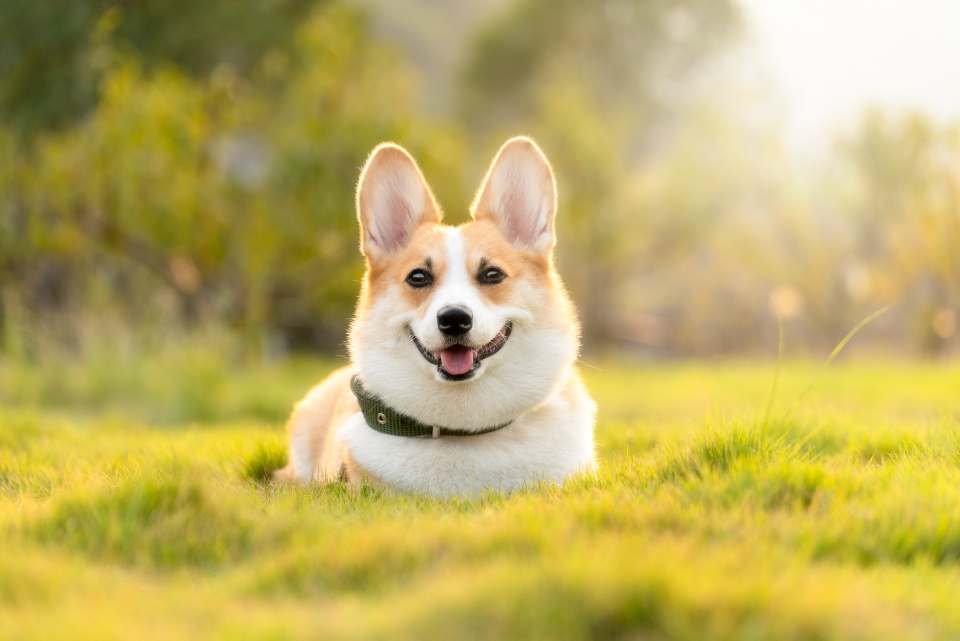
#> input picture docs/regulations/aiverify-main/stock-plugins/user_defined_files/data/dog.jpg, 1920 x 1281 px (shown at 1/2 size)
$ jupyter execute tuning-workbook.ipynb
#> lines starting #> are read from the running program, lines starting #| are printed output that depends on the picture
# Blur Corruption Tuning Workbook

This notebook provides a visual preview of various **Blur Corruption** functions. You can use it to explore the effects of different blur corruption algorithms and customize their parameters before applying them in the command-line interface (CLI).

### Available Blur Corruptions

- Gaussian Blur
- Glass Blur
- Defocus Blur
- Horizontal Motion Blur
- Vertical Motion Blur
- Zoom Blur

### How to Use This Notebook

- The default parameter values for each blur corruption function are stored in `DEFAULT_PARAMS`.
- You can modify these parameters within this notebook to see their effects in real-time, e.g.

  ```python
  # for gaussian_blur_sigma in DEFAULT_PARAMS["gaussian_blur_sigma"]:
  for gaussian_blur_sigma in [1.0, 2.0, 3.0]:
      out = gaussian_blur(image, sigma=gaussian_blur_sigma)
      ...
  ```

- Once satisfied with your custom values, you can apply them in the CLI using flags like
  `--gaussian_blur_sigma 1.0 2.0 3.0`. For more information, please refer to [README.md](README.md).

## Load Demo Image

The following code loads a sample image and resizes it for consistency in visualization.

[cell 1]
import numpy as np
from aiverify_blur_corruptions.utils.blur import DEFAULT_PARAMS
from PIL import Image

image = np.array(Image.open("../../../user_defined_files/data/dog.jpg").resize((720, 480)))
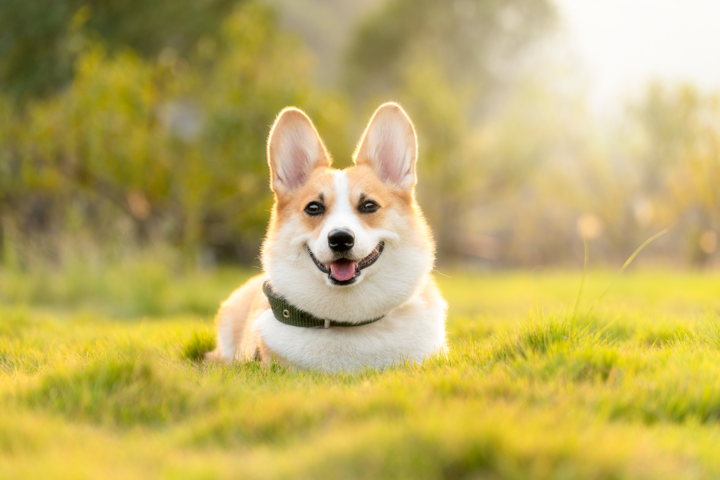
#> image: shape (480, 720, 3); mean R, G, B 190.1, 173.7, 98.4

## Gaussian Blur

[cell 2]
from aiverify_blur_corruptions.utils.blur import gaussian_blur

print(f"original")
display(Image.fromarray(image))

for gaussian_blur_sigma in DEFAULT_PARAMS["gaussian_blur_sigma"]:
    out = gaussian_blur(image, sigma=gaussian_blur_sigma)
    print(f"{gaussian_blur_sigma=}")
    display(Image.fromarray(out))

## Glass Blur

[cell 3]
from aiverify_blur_corruptions.utils.blur import glass_blur

print(f"original")
display(Image.fromarray(image))

for glass_blur_max_delta in DEFAULT_PARAMS["glass_blur_max_delta"]:
    out = glass_blur(image, max_delta=glass_blur_max_delta)
    print(f"{glass_blur_max_delta=}")
    display(Image.fromarray(out))

## Defocus Blur

[cell 4]
from aiverify_blur_corruptions.utils.blur import defocus_blur

print(f"original")
display(Image.fromarray(image))

for defocus_blur_radius in DEFAULT_PARAMS["defocus_blur_radius"]:
    out = defocus_blur(image, radius=defocus_blur_radius)
    print(f"{defocus_blur_radius=}")
    display(Image.fromarray(out))

## Horizontal Motion Blur

[cell 5]
from aiverify_blur_corruptions.utils.blur import horizontal_motion_blur

print(f"original")
display(Image.fromarray(image))

for horizontal_motion_blur_kernel_size in DEFAULT_PARAMS["horizontal_motion_blur_kernel_size"]:
    out = horizontal_motion_blur(image, kernel_size=horizontal_motion_blur_kernel_size)
    print(f"{horizontal_motion_blur_kernel_size=}")
    display(Image.fromarray(out))

## Vertical Motion Blur

[cell 6]
from aiverify_blur_corruptions.utils.blur import vertical_motion_blur

print(f"original")
display(Image.fromarray(image))

for vertical_motion_blur_kernel_size in DEFAULT_PARAMS["vertical_motion_blur_kernel_size"]:
    out = vertical_motion_blur(image, kernel_size=vertical_motion_blur_kernel_size)
    print(f"{vertical_motion_blur_kernel_size=}")
    display(Image.fromarray(out))

## Zoom Blur

[cell 7]
from aiverify_blur_corruptions.utils.blur import zoom_blur

print(f"original")
display(Image.fromarray(image))

for zoom_blur_zoom_factor in DEFAULT_PARAMS["zoom_blur_zoom_factor"]:
    out = zoom_blur(image, zoom_factor=zoom_blur_zoom_factor)
    print(f"{zoom_blur_zoom_factor=}")
    display(Image.fromarray(out))
